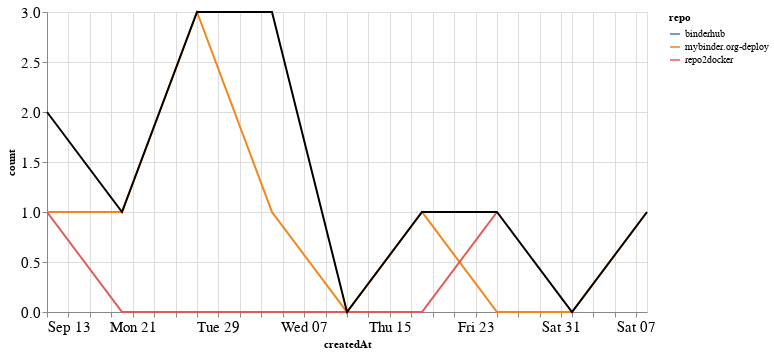

Notebook code for this chart:
### Markdown cell above
## PRs

### Code cell
prs_time = prs.groupby('repo').resample('W', on='createdAt').count()['author'].reset_index()
prs_time = prs_time.rename(columns={'author': 'count'})
prs_time_total = prs_time.groupby('createdAt').agg({"count": "sum"}).reset_index()

ch1 = alt.Chart(prs_time, width=600).mark_line().encode(
    x='createdAt',
    y='count',
    color='repo',
    tooltip="repo"
)

ch2 = alt.Chart(prs_time_total, width=600).mark_line(color="black").encode(
    x='createdAt',
    y='count',
)

ch1 + ch2

### Figure 1 — Vega-Lite specification as saved in the notebook (floating-point values rounded to 4 significant figures)
{"config": {"axisLeft": {"labelFontSize": 15}, "axisBottom": {"labelFontSize": 15}}, "layer": [{"data": {"name": "data-cad007c3ee485fcdfff77b01587f5bd3"}, "mark": "line", "encoding": {"color": {"type": "nominal", "field": "repo"}, "tooltip": {"type": "nominal", "field": "repo"}, "x": {"type": "temporal", "field": "createdAt"}, "y": {"type": "quantitative", "field": "count"}}, "width": 600}, {"data": {"name": "data-f0617675d4439bde0fea632f886b019c"}, "mark": {"type": "line", "color": "black"}, "encoding": {"x": {"type": "temporal", "field": "createdAt"}, "y": {"type": "quantitative", "field": "count"}}, "width": 600}], "$schema": "https://vega.github.io/schema/vega-lite/v4.8.1.json", "datasets": {"data-cad007c3ee485fcdfff77b01587f5bd3": [{"repo": "binderhub", "createdAt": "2020-10-04T00:00:00", "count": 2}, {"repo": "mybinder.org-deploy", "createdAt": "2020-09-13T00:00:00", "count": 1}, {"repo": "mybinder.org-deploy", "createdAt": "2020-09-20T00:00:00", "count": 1}, {"repo": "mybinder.org-deploy", "createdAt": "2020-09-27T00:00:00", "count": 3}, {"repo": "mybinder.org-deploy", "createdAt": "2020-10-04T00:00:00", "count": 1}, {"repo": "mybinder.org-deploy", "createdAt": "2020-10-11T00:00:00", "count": 0}, {"repo": "mybinder.org-deploy", "createdAt": "2020-10-18T00:00:00", "count": 1}, {"repo": "mybinder.org-deploy", "createdAt": "2020-10-25T00:00:00", "count": 0}, {"repo": "mybinder.org-deploy", "createdAt": "2020-11-01T00:00:00", "count": 0}, {"repo": "mybinder.org-deploy", "createdAt": "2020-11-08T00:00:00", "count": 1}, {"repo": "repo2docker", "createdAt": "2020-09-13T00:00:00", "count": 1}, {"repo": "repo2docker", "createdAt": "2020-09-20T00:00:00", "count": 0}, {"repo": "repo2docker", "createdAt": "2020-09-27T00:00:00", "count": 0}, {"repo": "repo2docker", "createdAt": "2020-10-04T00:00:00", "count": 0}, {"repo": "repo2docker", "createdAt": "2020-10-11T00:00:00", "count": 0}, {"repo": "repo2docker", "createdAt": "2020-10-18T00:00:00", "count": 0}, {"repo": "repo2docker", "createdAt": "2020-10-25T00:00:00", "count": 1}], "data-f0617675d4439bde0fea632f886b019c": [{"createdAt": "2020-09-13T00:00:00", "count": 2}, {"createdAt": "2020-09-20T00:00:00", "count": 1}, {"createdAt": "2020-09-27T00:00:00", "count": 3}, {"createdAt": "2020-10-04T00:00:00", "count": 3}, {"createdAt": "2020-10-11T00:00:00", "count": 0}, {"createdAt": "2020-10-18T00:00:00", "count": 1}, {"createdAt": "2020-10-25T00:00:00", "count": 1}, {"createdAt": "2020-11-01T00:00:00", "count": 0}, {"createdAt": "2020-11-08T00:00:00", "count": 1}]}}
